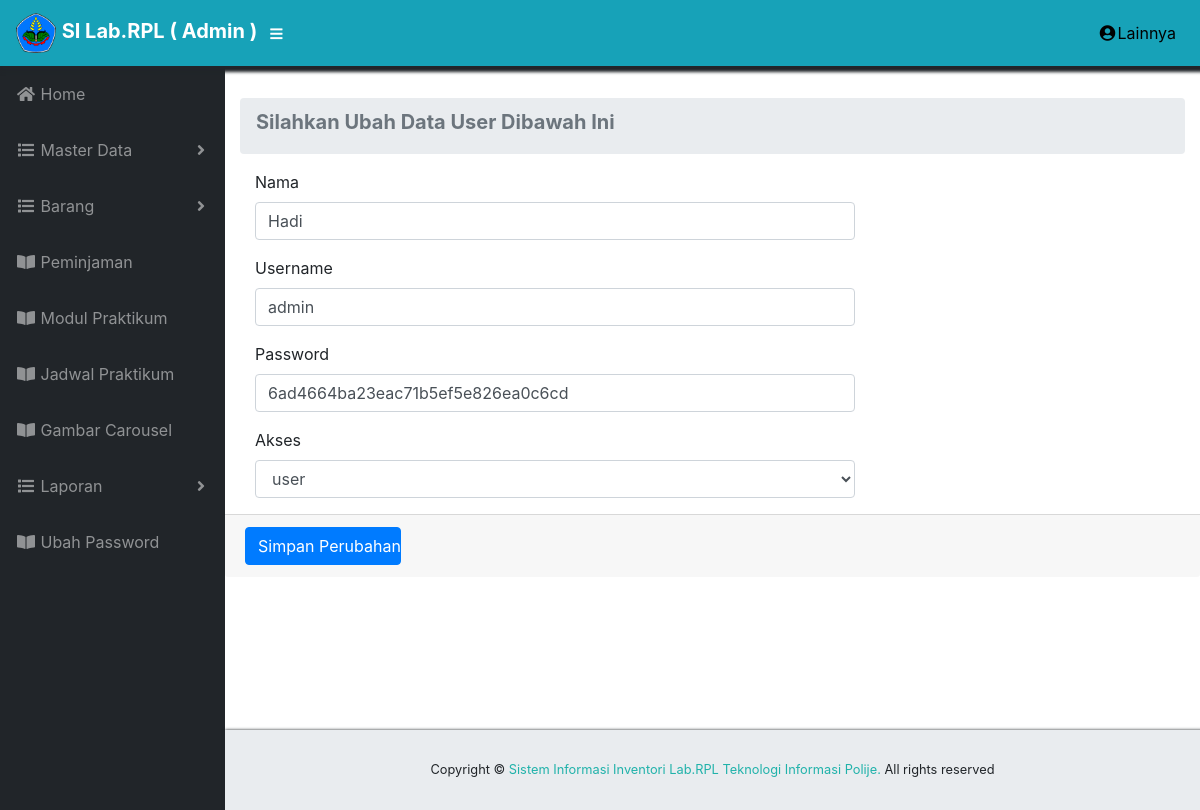
/admin/user/edit/1, run on the app's committed database.
### tables this page shows
CREATE TABLE `user` (
  `id_user` int(11) NOT NULL,
  `username` varchar(25) NOT NULL,
  `password` varchar(50) NOT NULL,
  `akses` varchar(20) NOT NULL,
  `nama` varchar(150) DEFAULT NULL
);

### application/controllers/admin/User.php (called while the page is built, shortened)
<?php
class User extends CI_Controller{
	function __construct(){
		$this->load->model("m_user");
	}
	public function edit($id){
		$where = array('id_user' => $id);
		$data['user'] = $this->m_user->edit_data($where,'user')->result();
		$this->load->view('admin/edit/user_edit',$data);
	}
}

### index.php (called while the page is built, shortened)
<?php
require_once BASEPATH.'core/CodeIgniter.php';

### application/models/M_user.php (called while the page is built, shortened)
<?php defined('BASEPATH') OR exit('No direct script access allowed');
class m_user extends CI_Model
{
	public function edit_data($where,$table){
        return $this->db->get_where($table,$where);
    }
}

### application/views/admin/edit/user_edit.php (the view, shortened to what this page needs)
<!DOCTYPE html>
<html lang="en">
 <div id="content-wrapper">
     <div class="container-fluid">
           <ol class="breadcrumb">
<li class="breadcrumb-item active">
<h5> <strong>Silahkan Ubah Data User Dibawah Ini</strong></h5>
</li>
</ol>
            <?php foreach ($user as $user) {
            ?>
            <form method="post" action="<?php echo base_url().'admin/user/update'; ?>" enctype="multipart/form-data" class="col-md-12">
              <div class="row">
                <div class="col-md-8">
                  <div class="form-group">
                    <label for="nama">Nama</label>
                    <input value="<?php echo $user->nama; ?>" type="text" class="form-control" name="nama">
                  </div>
                    <div class="form-group">
                    <label for="username">Username</label>
                    <input value="<?php echo $user->username; ?>" type="text" class="form-control" name="username">
                  </div>
                 <div class="form-group">
                    <label for="password">Password</label>
                    <input value="<?php echo $user->password; ?>" type="text" class="form-control" name="password">
                  </div>
                    <div class="form-group">
                    <label for="akses">Akses</label>
                     <select value="<?php echo $user->akses; ?>"  required="required" type="text" class="form-control" name="akses">
                       <option value="user">user</option>
                    </select>
                  </div>
                </div>
                </div>
              </div>
              <div class="card-footer small text-mutedtext-center">
    <button name='btn' type='submit' class='btn btn-primary col-md-2 col-xs-12'>Simpan Perubahan</button>
  </div>
             </div>
           <?php } ?>
        </div>
  </html>

### css/sb-admin.css (style rules this page uses)
html { position: relative; min-height: 100%; }
body { height: 100%; }
#wrapper #content-wrapper { overflow-x: hidden; width: 100%; padding-top: 1rem; padding-bottom: 80px; }
:root { --input-padding-x: 0.75rem; --input-padding-y: 0.75rem; }

### data on the page
user: nama "Hadi", username "admin", password "6ad4664ba23eac71b5ef5e826ea0c6cd", akses "user"
